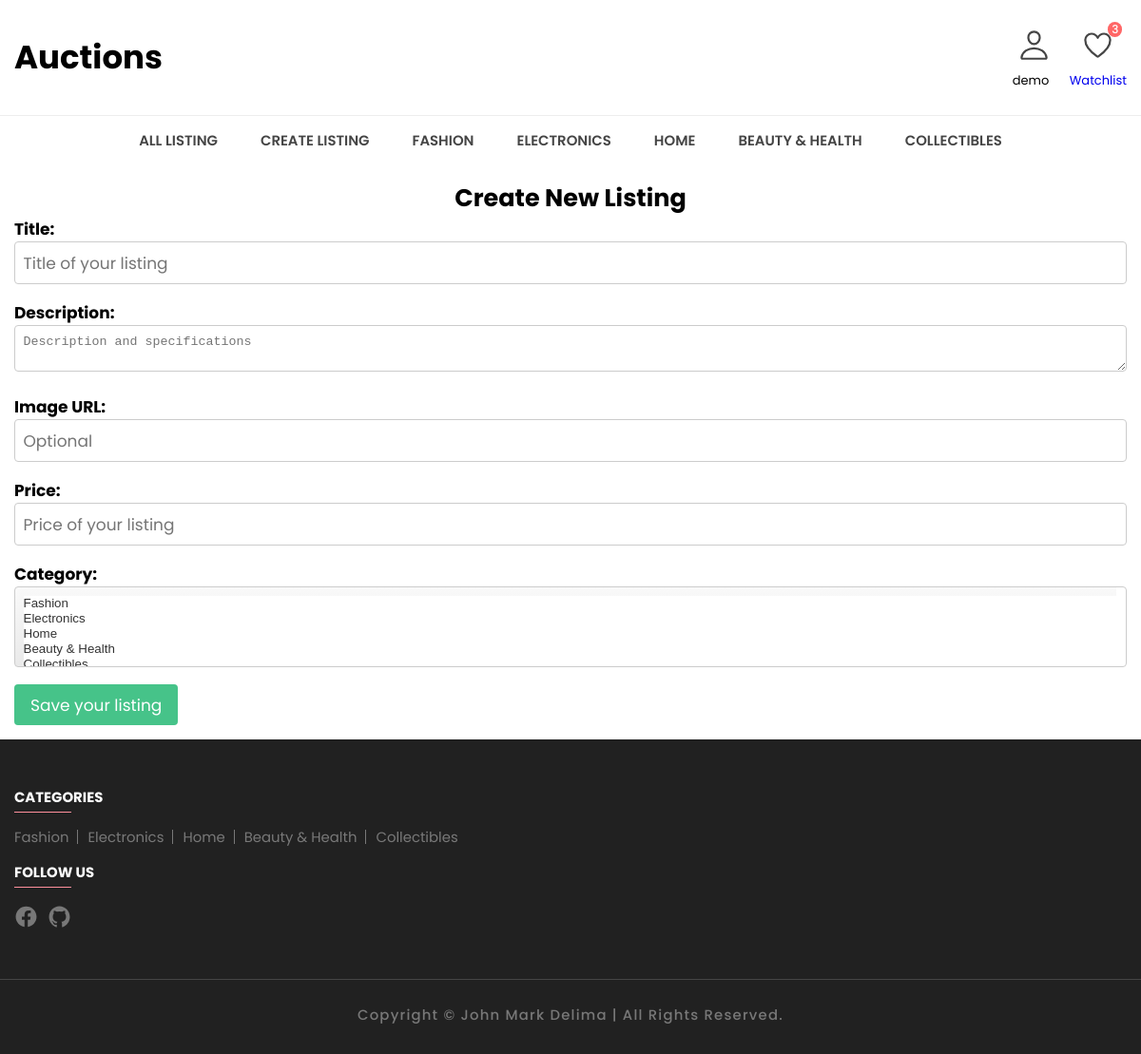
/create (signed in), run on the app's committed database.
### auctions/models.py (models this page shows)
class User(AbstractUser):
    pass

class Category(models.Model):
    categoryName = models.CharField(max_length=50)
    def __str__(self):
        return self.categoryName

### auctions/views.py (the view, shortened to what this page needs)
# urls.py: path("create", views.create_listing, name="create"),
def create_listing(request):
    if request.method == "GET":
        return render(request, "auctions/create.html", {
            "categories": Category.objects.all(),
            "watchlistCount": len(request.user.listingWatchlist.all())
        })

### auctions/templates/auctions/create.html (shortened to what this page needs)
{% extends "auctions/layout.html" %}
{% block body %}
<div class="container">
    <h2 class="create-title">Create New Listing</h2>
    <form action="{% url 'create' %}" method="post">
        <div class="form-group">
            <label for="title">Title:</label>
            <input type="text" name="title" class="form-control" id="title" placeholder="Title of your listing" required>
        </div>
        <div class="form-group">
            <label for="description">Description:</label>
            <textarea type="text" name="description" class="form-control" id="description" placeholder="Description and specifications" required></textarea>
        </div>
        <div class="form-group">
            <label for="imgUrl">Image URL:</label>
            <input type="text" name="imgUrl" class="form-control" id="imgUrl" placeholder="Optional">
        </div>
        <div class="form-group">
            <label for="price">Price:</label>
            <input type="number" name="price" class="form-control" id="price" placeholder="Price of your listing" required>
        </div>
        <div class="d-flex justify-content-between">
            <div class="form-group">
                <label for="category">Category:</label>
                <select name="category" id="category" multiple required>
                    {% for category in categories %}
                        <option value="{{ category }}">{{ category }}</option>
                    {% endfor %}
                  </select>
              </div>
            <button type="submit" class="btn btn-primary">Save your listing</button>
        </div>
    </form>
</div>
{% endblock %}

### auctions/templates/auctions/layout.html (shortened to what this page needs)
{% load static %}
{% load humanize %}
<!DOCTYPE html>
<html lang="en">
<head>
  <link href="{% static 'auctions/css/style-prefix.css' %}" rel="stylesheet">
</head>
<body>
  <div class="header-main">
    <div class="container container-menu">
      <a href="{% url 'index' %}" class="header-logo">
        <h1><b>Auctions</b></h1>
      </a>
      <div class="header-user-actions">
        <div class="dropdown header-user-label">
          <button class="action-btn">
            <ion-icon name="person-outline"></ion-icon>
          </button>
          <span>
            {% if user.is_authenticated %}
            {{ user.username }}
          </span>
          {% endif %}
        </div>
        {% if user.is_authenticated %}
        <a href="{% url 'watchlist' %}">
          <div class="header-user-label">
            <button class="action-btn">
              <ion-icon name="heart-outline"></ion-icon>
              <span class="count">{{ watchlistCount }}</span>
            </button>
            <span>Watchlist</span>
          </div>
        </a>
        {% endif %}
      </div>
    </div>
  </div>
  {% if user.is_authenticated %}
  <nav class="desktop-navigation-menu">
    <div class="container">
      <ul class="desktop-menu-category-list">
        <li class="menu-category">
          <a href="{% url 'index' %}" class="menu-title">All Listing</a>
        </li>
        <li class="menu-category">
          <a href="{% url 'create' %}" class="menu-title">Create Listing</a>
        </li>
        {% for category in categories %}
        <li class="menu-category">
          <a href="{% url 'display_category' category=category %}" class="menu-title">{{ category }}</a>
        </li>
        {% endfor %}
      </ul>
    </div>
  </nav>
  {% endif %}
  <main>
    {% block body %}
    {% endblock %}
  </main>
  <footer>
    <div class="footer-nav container">
      {% if categories %}
      <div class="">
        <h2 class="nav-title">Categories</h2>
        <div class="footer-category-box">
          {% for category in categories %}
          <a href="{% url 'display_category' category=category %}" class="footer-category-link">{{ category }}</a>
          {% endfor %}
        </div>
      </div>
      {% endif %}
      <div class="">
        <h2 class="nav-title">Follow Us</h2>
        <li>
          <ul class="social-link">
            <li class="footer-nav-item">
              <a href="https://www.facebook.com/johnmark.delima.986" class="footer-nav-link">
                <ion-icon name="logo-facebook"></ion-icon>
              </a>
            </li>
            <li class="footer-nav-item">
              <a href="https://github.com/jnale-hub" class="footer-nav-link">
                <ion-icon name="logo-github"></ion-icon>
              </a>
            </li>
          </ul>
        </li>
      </div>
    </div>
    <div class="footer-bottom">
      <div class="container">
        <br>
        <p class="copyright">
          Copyright &copy; <a href="https://github.com/jnale-hub">John Mark Delima</a>
          | all rights reserved.
        </p>
      </div>
    </div>
  </footer>
</body>
</html>

### auctions/templates/auctions/layout.html (style rules this page uses)
.container-menu { display: flex; flex-wrap: wrap; align-items: center; justify-content: space-between; padding: 0 15px; }

### data on the page
User: username "demo"
Category: categoryName "FASHION", categoryName "Fashion"
Category: categoryName "ELECTRONICS", categoryName "Electronics"
Category: categoryName "HOME", categoryName "Home"
Category: categoryName "BEAUTY & HEALTH", categoryName "Beauty & Health"
Category: categoryName "COLLECTIBLES", categoryName "Collectibles"

### other printed values
{{ watchlistCount }} "3"
